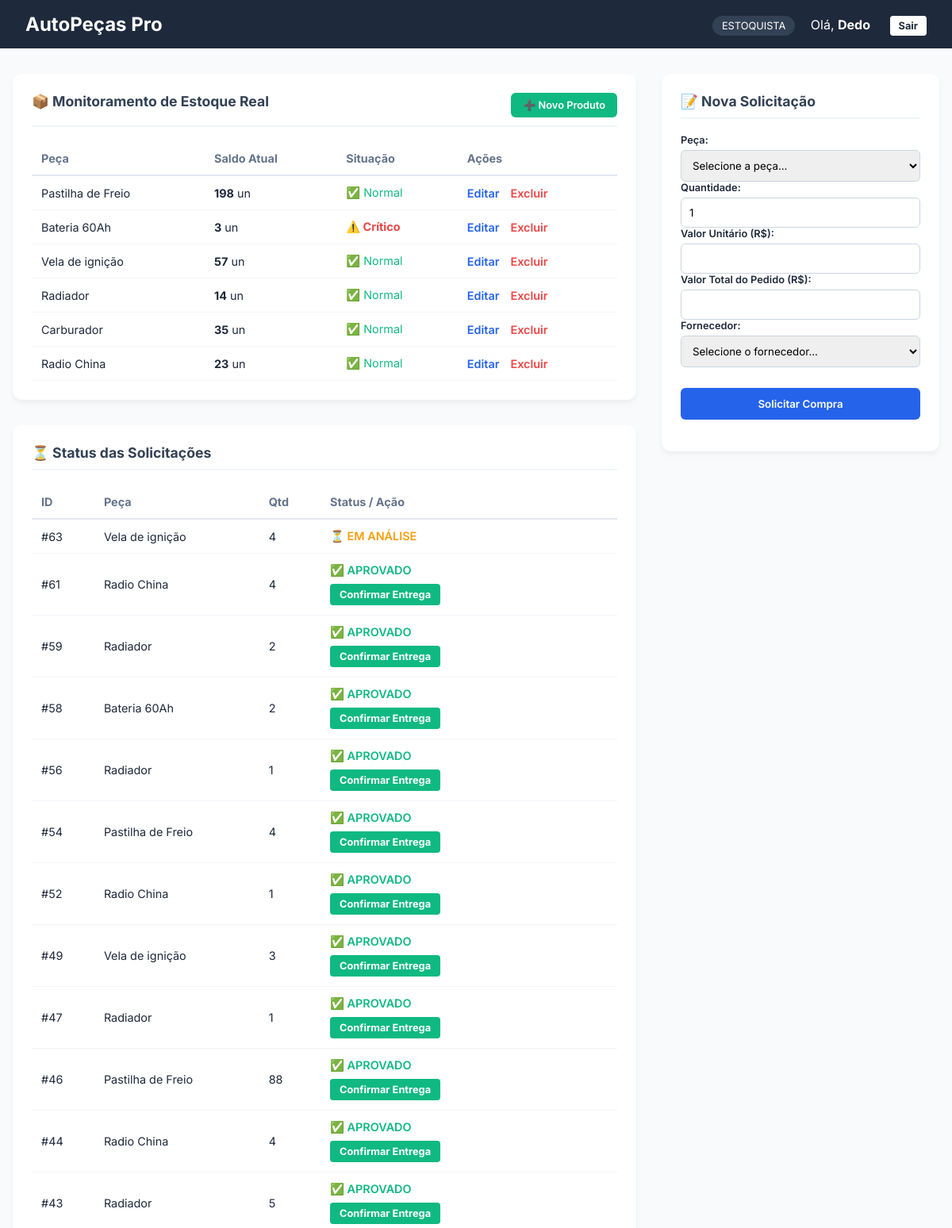
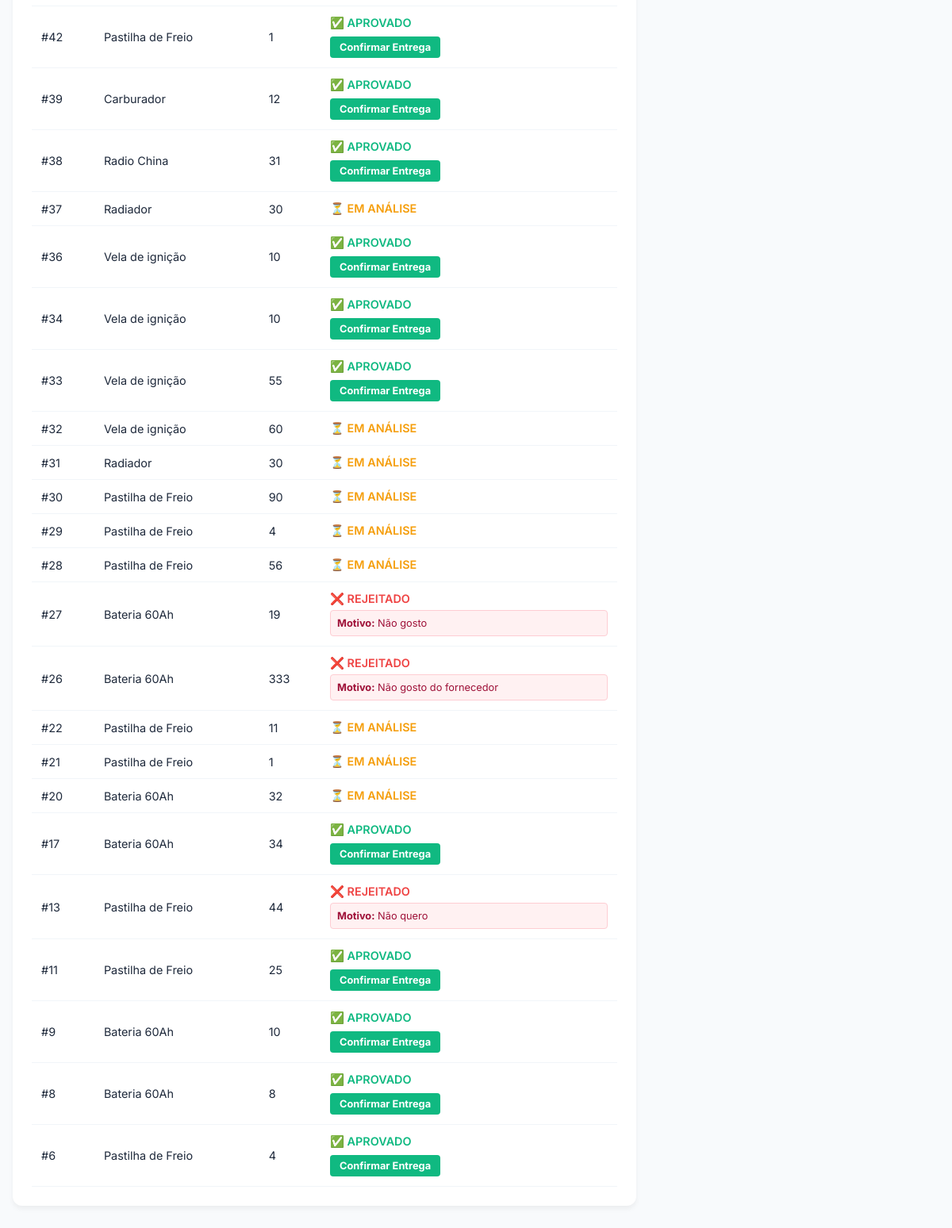
The app's page /estoquista.php (signed in) with its own data (2 pictures, top to bottom).
### tables this page shows
CREATE TABLE `pecas` (
  `id_peca` int(11) NOT NULL,
  `nome` varchar(100) NOT NULL,
  `descricao` varchar(150) DEFAULT NULL,
  `preco_venda` decimal(10,2) DEFAULT NULL,
  `preco_custo` decimal(10,2) DEFAULT NULL,
  `id_fornecedor` int(11) DEFAULT NULL
);

CREATE TABLE `pedido_compra` (
  `id_pedido` int(11) NOT NULL,
  `id_peca` int(11) DEFAULT NULL,
  `id_responsavel_estoque` int(11) NOT NULL,
  `id_fornecedor` int(11) NOT NULL,
  `quantidade` int(11) NOT NULL,
  `valor_unitario` decimal(10,2) DEFAULT NULL,
  `valor_total_compra` decimal(10,2) DEFAULT NULL,
  `data_pedido` date NOT NULL,
  `status` enum('PENDENTE','APROVADO','REJEITADO') NOT NULL,
  `observacao` varchar(200) DEFAULT NULL,
  `justificativa` text NOT NULL
);

### estoquista.php (the view, shortened to what this page needs)
<?php
include 'conexao.php';
$id_estoquista = $_SESSION['id_usuario'];
$nome_estoquista = $_SESSION['nome'] ?? 'Estoquista';
$sql_pecas = "SELECT p.id_peca, p.nome, p.preco_custo,
              COALESCE(SUM(CASE WHEN m.tipo = 'ENTRADA' THEN m.quantidade ELSE -m.quantidade END), 0) as saldo_atual
              FROM pecas p
              LEFT JOIN movimentacao_estoque m ON p.id_peca = m.id_peca
              GROUP BY p.id_peca, p.nome, p.preco_custo";
$res_pecas = $conn->query($sql_pecas);
$sql_pedidos = "SELECT pc.*, p.nome as peca_nome, f.nome as fornecedor_nome
                FROM pedido_compra pc
                JOIN pecas p ON pc.id_peca = p.id_peca
                JOIN fornecedor f ON pc.id_fornecedor = f.id_fornecedor
                WHERE pc.id_responsavel_estoque = '$id_estoquista'
                ORDER BY pc.id_pedido DESC";
$res_pedidos = $conn->query($sql_pedidos);
?>
<!DOCTYPE html>
<html lang="pt-br">
<head>
</head>
<body>
    <nav class="navbar">
        <h1>AutoPeças Pro</h1>
        <div>
            <span style="background: #334155; padding: 5px 12px; border-radius: 20px; font-size: 0.8rem;">ESTOQUISTA</span>
            <span style="margin-left: 15px;">Olá, <strong><?php echo $nome_estoquista; ?></strong></span>
            <a href="logout.php" class="logout">Sair</a>
        </div>
    </nav>
    <main class="container">
        <div class="grid">
            <div class="main-content">
                <section class="card">
                    <div style="display: flex; justify-content: space-between; align-items: center; margin-bottom: 1.2rem; border-bottom: 2px solid #f1f5f9; padding-bottom: 10px;">
                        <h2 style="border: none; margin: 0;">📦 Monitoramento de Estoque Real</h2>
                        <a href="CadastrarPeca.php" style="background: #10b981; color: white; text-decoration: none; padding: 8px 15px; border-radius: 6px; font-weight: 600; font-size: 0.8rem; transition: 0.3s;">
                             ➕ Novo Produto
                        </a>
                    </div>
                    <table>
                        <thead>
                            <tr>
                                <th>Peça</th>
                                <th>Saldo Atual</th>
                                <th>Situação</th>
                                <th>Ações</th> </tr>
                        </thead>
                        <tbody>
                            <?php
                            if($res_pecas && $res_pecas->num_rows > 0):
                                $res_pecas->data_seek(0);
                                while($peca = $res_pecas->fetch_assoc()): ?>
                                    <tr>
                                        <td><?php echo $peca['nome']; ?></td>
                                        <td><strong><?php echo $peca['saldo_atual']; ?></strong> un</td>
                                        <td>
                                            <?php if($peca['saldo_atual'] <= 10): ?>
                                                <span style="color: #ef4444; font-weight: bold;">⚠️ Crítico</span>
                                            <?php else: ?>
                                                <span style="color: #10b981;">✅ Normal</span>
                                            <?php endif; ?>
                                        </td>
                                        <td>
                                            <a href="EditarPeca.php?id=<?php echo $peca['id_peca']; ?>" class="btn-acao-edit">Editar</a>
                                            <a href="ExcluirPeca.php?id=<?php echo $peca['id_peca']; ?>"
                                               class="btn-acao-del"
                                               onclick="return confirm('ATENÇÃO: Isso excluirá a peça e todo seu histórico de vendas e estoque. Deseja continuar?')">
                                               Excluir
                                            </a>
                                        </td>
                                    </tr>
                                <?php endwhile;
                            endif; ?>
                        </tbody>
                    </table>
                </section>
                <section class="card">
                    <h2>⏳ Status das Solicitações</h2>
                    <table>
                        <thead>
                            <tr>
                                <th>ID</th>
                                <th>Peça</th>
                                <th>Qtd</th>
                                <th>Status / Ação</th>
                            </tr>
                        </thead>
                        <tbody>
                            <?php while($ped = $res_pedidos->fetch_assoc()): ?>
                            <tr>
                                <td>#<?php echo $ped['id_pedido']; ?></td>
                                <td><?php echo $ped['peca_nome']; ?></td>
                                <td><?php echo $ped['quantidade']; ?></td>
                                <td>
                                    <?php if($ped['status'] == 'REJEITADO'): ?>
                                        <span class="status-rejeitado">❌ REJEITADO</span>
                                        <div class="justificativa-box">
                                            <strong>Motivo:</strong> <?php echo $ped['justificativa']; ?>
                                        </div>
                                    <?php elseif($ped['status'] == 'APROVADO'): ?>
                                        <span class="status-aprovado">✅ APROVADO</span>
                                        <form action="ConfirmarChegada.php" method="POST" style="margin-top:8px;">
                                            <button type="submit" class="btn-confirmar">Confirmar Entrega</button>
                                        </form>
                                    <?php elseif($ped['status'] == 'CONCLUÍDO'): ?>
                                        <span class="status-concluido">✔️ CONCLUÍDO</span>
                                    <?php else: ?>
                                        <span class="status-pendente">⏳ EM ANÁLISE</span>
                                    <?php endif; ?>
                                </td>
                            </tr>
                            <?php endwhile; ?>
                        </tbody>
                    </table>
                </section>
            </div>
            <aside class="sidebar">
                <section class="card">
                    <h2>📝 Nova Solicitação</h2>
                    <form action="ProcessarPedido.php" method="POST">
                        <div class="form-group">
                           <label>Peça:</label>
                            <select name="id_peca" id="id_peca" onchange="atualizarValores()" required>
                                <option value="">Selecione a peça...</option>
                            </select>
                            <label>Quantidade:</label>
                            <input type="number" name="quantidade" id="quantidade" min="1" value="1" oninput="atualizarValores()" required>
                            <label>Valor Unitário (R$):</label>
                            <input type="text" id="valor_unitario_display" readonly>
                            <label>Valor Total do Pedido (R$):</label>
                            <input type="text" id="valor_total_display" readonly style="font-weight: bold; color: #10b981;">
                            <div class="form-group">
                                <label>Fornecedor:</label>
                                <select name="id_fornecedor" required>
                                    <option value="">Selecione o fornecedor...</option>
                                </select>
                            </div>
                        <button type="submit" class="btn-enviar">Solicitar Compra</button>
                    </form>
                </section>
            </aside>
        </div>
    </main>
</body>
</html>

### estoquista.php (style rules this page uses)
* { margin: 0; padding: 0; box-sizing: border-box; font-family: 'Inter', sans-serif; }
body { background-color: #f8fafc; color: #1e293b; }
.navbar { background-color: #1e293b; color: white; padding: 1rem 2rem; display: flex; justify-content: space-between; align-items: center; }
.container { max-width: 1200px; margin: 2rem auto; padding: 0 1rem; }
.grid { display: grid; grid-template-columns: 1fr 350px; gap: 2rem; }
.card { background: white; padding: 1.5rem; border-radius: 12px; box-shadow: 0 4px 6px rgba(0,0,0,0.05); margin-bottom: 2rem; }
h2 { font-size: 1.1rem; margin-bottom: 1.2rem; color: #334155; border-bottom: 2px solid #f1f5f9; padding-bottom: 10px; }
table { width: 100%; border-collapse: collapse; font-size: 0.9rem; }
th { text-align: left; padding: 12px; border-bottom: 2px solid #e2e8f0; color: #64748b; }
td { padding: 12px; border-bottom: 1px solid #f1f5f9; }
.status-rejeitado { color: #ef4444; font-weight: 600; }
.status-aprovado { color: #10b981; font-weight: 600; }
.status-pendente { color: #f59e0b; font-weight: 600; }
.form-group { margin-bottom: 1rem; }
.form-group label { display: block; font-size: 0.8rem; font-weight: 600; margin-bottom: 5px; }
select, input { width: 100%; padding: 10px; border: 1px solid #cbd5e1; border-radius: 6px; }
.btn-enviar { width: 100%; background: #2563eb; color: white; padding: 12px; border: none; border-radius: 6px; font-weight: 600; cursor: pointer; margin-top: 10px; }
.btn-confirmar { background: #10b981; color: white; border: none; padding: 6px 12px; border-radius: 4px; cursor: pointer; font-size: 0.8rem; font-weight: bold; }
.btn-acao-edit { color: #2563eb; text-decoration: none; font-weight: 600; margin-right: 10px; }
.btn-acao-del { color: #ef4444; text-decoration: none; font-weight: 600; }
.justificativa-box { background: #fff1f2; border: 1px solid #fecdd3; padding: 8px; border-radius: 4px; margin-top: 5px; font-size: 0.8rem; color: #9f1239; }
.logout { color: #1e293b; background-color: #ffffff; text-decoration: none; font-size: 0.8rem; font-weight: bold; margin-left: 20px; border: 1px solid #ffffff; padding: 4px 10px; border-radius: 4px; transition: 0.3s; }

### records on screen
pecas: nome "Pastilha de Freio", saldo_atual "198", shows "✅ Normal"
pecas: nome "Bateria 60Ah", saldo_atual "3", shows "⚠️ Crítico"
pecas: nome "Vela de ignição", saldo_atual "57", shows "✅ Normal"
pecas: nome "Radiador", saldo_atual "14", shows "✅ Normal"
pecas: nome "Carburador", saldo_atual "35", shows "✅ Normal"
pecas: nome "Radio China", saldo_atual "23", shows "✅ Normal"
pedido_compra: id_pedido "63", id_peca.nome "Vela de ignição", quantidade "4", status "⏳ EM ANÁLISE"
pedido_compra: id_pedido "61", id_peca.nome "Radio China", quantidade "4"
pedido_compra: id_pedido "59", id_peca.nome "Radiador", quantidade "2"
pedido_compra: id_pedido "58", id_peca.nome "Bateria 60Ah", quantidade "2"
pedido_compra: id_pedido "56", id_peca.nome "Radiador", quantidade "1"
pedido_compra: id_pedido "54", id_peca.nome "Pastilha de Freio", quantidade "4"
pedido_compra: id_pedido "52", id_peca.nome "Radio China", quantidade "1"
pedido_compra: id_pedido "49", id_peca.nome "Vela de ignição", quantidade "3"
pedido_compra: id_pedido "47", id_peca.nome "Radiador", quantidade "1"
pedido_compra: id_pedido "46", id_peca.nome "Pastilha de Freio", quantidade "88"
pedido_compra: id_pedido "44", id_peca.nome "Radio China", quantidade "4"
pedido_compra: id_pedido "43", id_peca.nome "Radiador", quantidade "5"
pedido_compra: id_pedido "42", id_peca.nome "Pastilha de Freio", quantidade "1"
pedido_compra: id_pedido "39", id_peca.nome "Carburador", quantidade "12"
pedido_compra: id_pedido "38", id_peca.nome "Radio China", quantidade "31"
pedido_compra: id_pedido "37", id_peca.nome "Radiador", quantidade "30", status "⏳ EM ANÁLISE"
pedido_compra: id_pedido "36", id_peca.nome "Vela de ignição", quantidade "10"
pedido_compra: id_pedido "34", id_peca.nome "Vela de ignição", quantidade "10"
pedido_compra: id_pedido "33", id_peca.nome "Vela de ignição", quantidade "55"
pedido_compra: id_pedido "32", id_peca.nome "Vela de ignição", quantidade "60", status "⏳ EM ANÁLISE"
pedido_compra: id_pedido "31", id_peca.nome "Radiador", quantidade "30", status "⏳ EM ANÁLISE"
pedido_compra: id_pedido "30", id_peca.nome "Pastilha de Freio", quantidade "90", status "⏳ EM ANÁLISE"
pedido_compra: id_pedido "29", id_peca.nome "Pastilha de Freio", quantidade "4", status "⏳ EM ANÁLISE"
pedido_compra: id_pedido "28", id_peca.nome "Pastilha de Freio", quantidade "56", status "⏳ EM ANÁLISE"
pedido_compra: id_pedido "27", id_peca.nome "Bateria 60Ah", quantidade "19", justificativa "Não gosto"
pedido_compra: id_pedido "26", id_peca.nome "Bateria 60Ah", quantidade "333", justificativa "Não gosto do fornecedor"
pedido_compra: id_pedido "22", id_peca.nome "Pastilha de Freio", quantidade "11", status "⏳ EM ANÁLISE"
pedido_compra: id_pedido "21", id_peca.nome "Pastilha de Freio", quantidade "1", status "⏳ EM ANÁLISE"
pedido_compra: id_pedido "20", id_peca.nome "Bateria 60Ah", quantidade "32", status "⏳ EM ANÁLISE"
pedido_compra: id_pedido "17", id_peca.nome "Bateria 60Ah", quantidade "34"
pedido_compra: id_pedido "13", id_peca.nome "Pastilha de Freio", quantidade "44", justificativa "Não quero"
pedido_compra: id_pedido "11", id_peca.nome "Pastilha de Freio", quantidade "25"
pedido_compra: id_pedido "9", id_peca.nome "Bateria 60Ah", quantidade "10"
pedido_compra: id_pedido "8", id_peca.nome "Bateria 60Ah", quantidade "8"
pedido_compra: id_pedido "6", id_peca.nome "Pastilha de Freio", quantidade "4"

### other values on screen
$nome_estoquista "Dedo"
